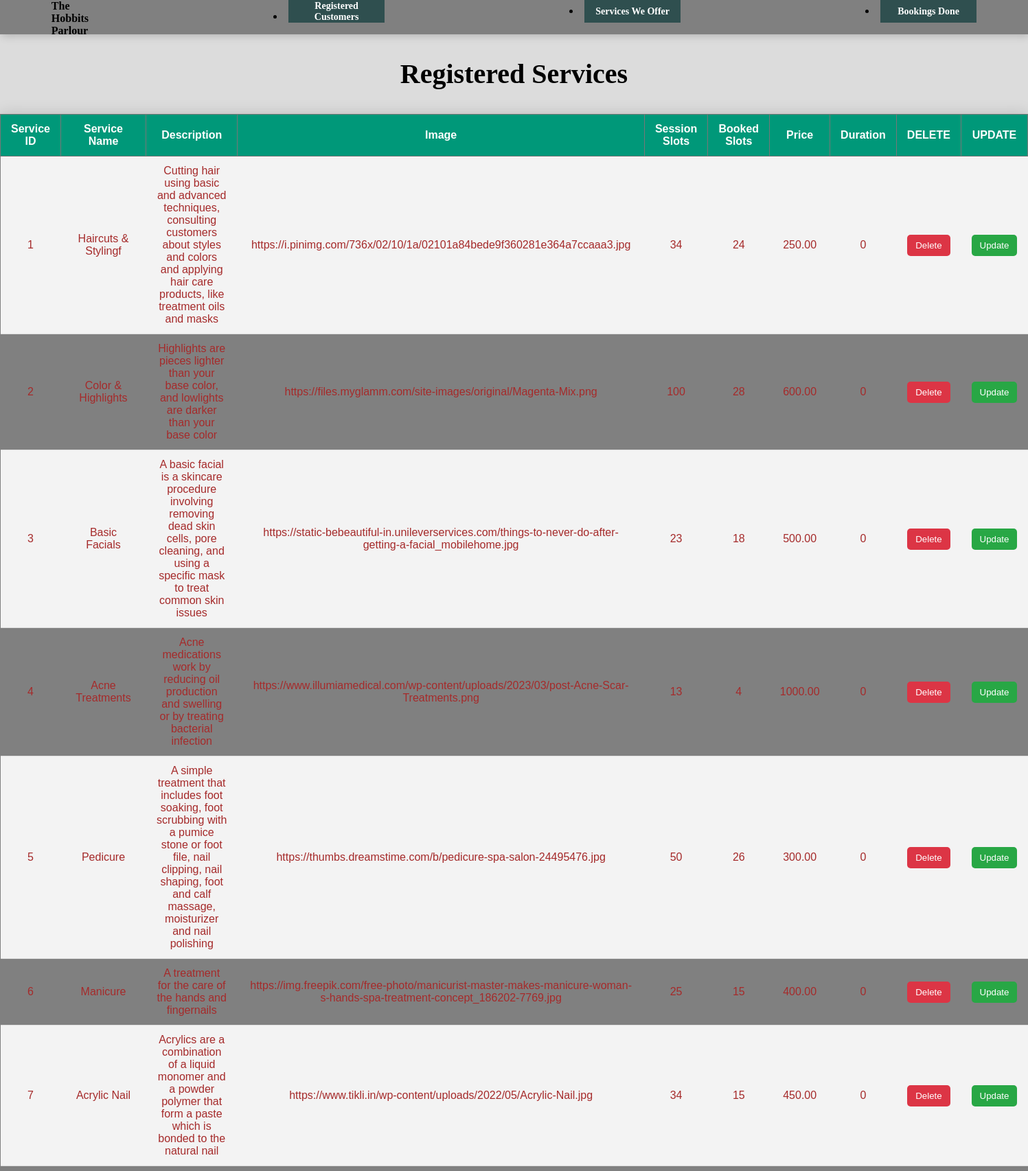
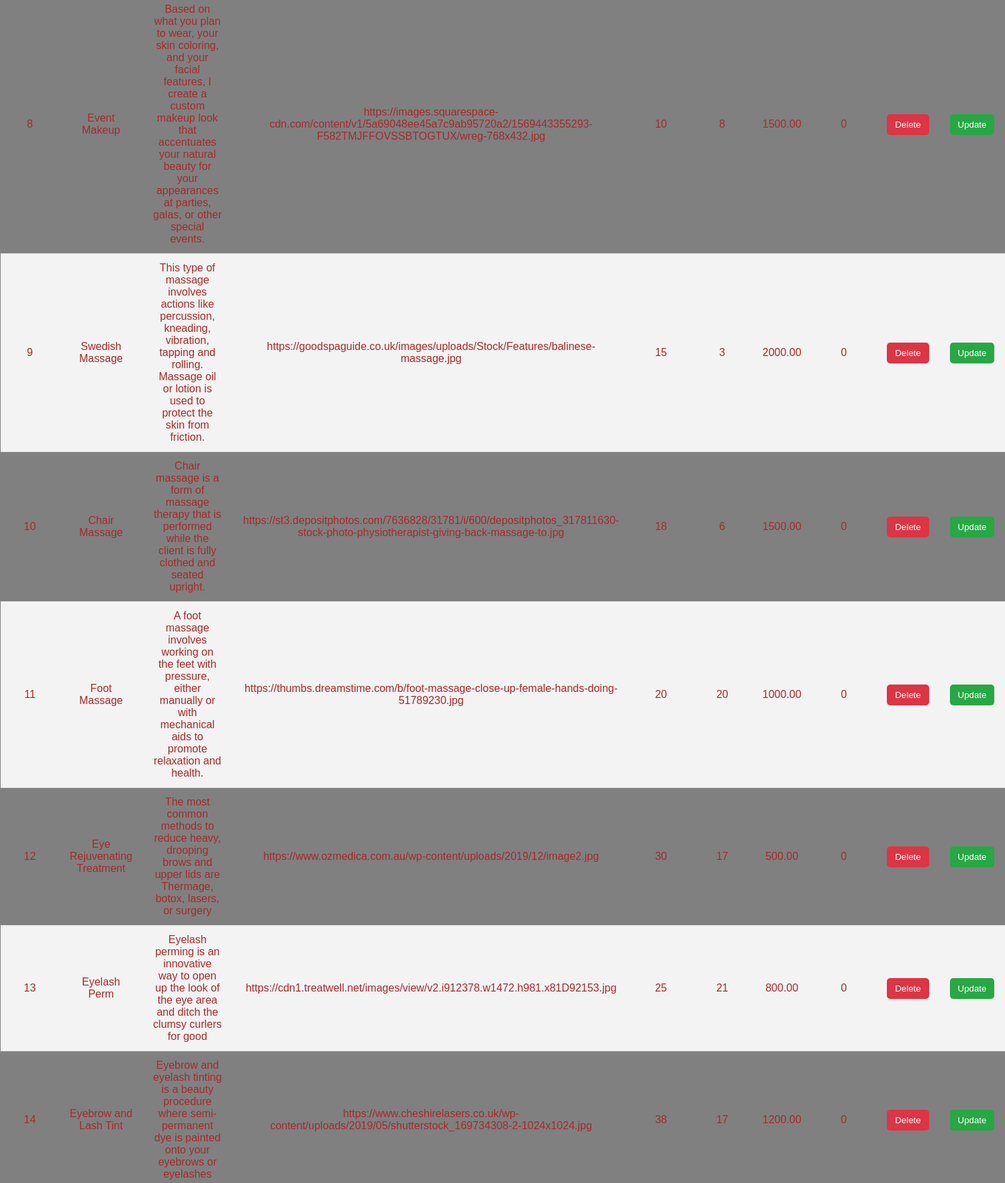
Screenshot of /admin/services.php (upper part) with the database file from the repository (2 pictures, top to bottom).
### tables this page shows
CREATE TABLE `services` (
  `id` int(11) NOT NULL,
  `service_name` varchar(255) NOT NULL,
  `description` text DEFAULT NULL,
  `image` varchar(255) DEFAULT NULL,
  `session_slots` int(11) NOT NULL,
  `booked_slots` int(11) NOT NULL,
  `price` decimal(10,2) NOT NULL,
  `duration` int(11) NOT NULL
);

### admin/services.php (the view, shortened to what this page needs)
<?php
include "connections.php";
?>
<!DOCTYPE html>
<html lang="en">
<head>
    <link rel="stylesheet" type="text/css" href="index.css"/>
</head>
<body>
     <nav>
        <div class="logo">
            <a onmouseover="style.color='red'" onmouseout="style.color='black'">
                <b>The <br> Hobbits <br> Parlour</b>
            </a>
        </div>
        <li><button onclick="document.location='users.php'">Registered Customers</button></li>
        <li><button onclick="document.location='services.php'">Services We Offer</button></li>
        <li><button onclick="document.location='bookings.php'">Bookings Done</button></li>
    </nav>
    <h2>Registered Services</h2>
    <table id="table1">
        <tr>
            <th>Service ID</th>
            <th>Service Name</th>
            <th>Description</th>
            <th>Image</th>
            <th>Session Slots</th>
            <th>Booked Slots</th>
            <th>Price</th>
            <th>Duration</th>
            <th>DELETE</th>
            <th>UPDATE</th>
        </tr>
        <?php
        $query = "SELECT * FROM services;";
        $result = mysqli_query($conn, $query);
        $resultCheck = mysqli_num_rows($result);
        if ($resultCheck > 0) {
            while ($row = mysqli_fetch_assoc($result)) {
                echo "<tr><td>"
                    . htmlspecialchars($row['id']) . "</td><td>"
                    . htmlspecialchars($row['service_name']) . "</td><td>"
                    . htmlspecialchars($row['description']) . "</td><td>"
                    . htmlspecialchars($row['image']) . "</td><td>"
                    . htmlspecialchars($row['session_slots']) . "</td><td>"
                    . htmlspecialchars($row['booked_slots']) . "</td><td>"
                    . htmlspecialchars($row['price']) . "</td><td>"
                    . htmlspecialchars($row['duration']) . "</td><td>";
                echo "<form action='./deleteservices.php' method='POST' onsubmit='return confirmDelete();'>
                    <input type='hidden' name='service_id' value='" . htmlspecialchars($row['id']) . "'>
                    <button type='submit' name='delete' class='action-btn delete-btn'>Delete</button>
                </form></td><td>";
                echo "<form action='./update_service.php' method='POST'>
                    <input type='hidden' name='service_id' value='" . htmlspecialchars($row['id']) . "'>
                    <button type='submit' name='edit' class='action-btn'>Update</button>
                </form></td></tr>";
            }
        } else {
            echo "<tr><td colspan='10'>No services found</td></tr>";
        }
        ?>
    </table>
    <br>
</body>
</html>

### admin/index.css (style rules this page uses)
body { background-color: gainsboro; margin: 0px; padding: 0px; }
nav { display: flex; justify-content: space-between; align-items: right; height: 50px; background-color: grey; box-shadow: 2px 2px 12px rgba(0, 0, 0, 0.2); padding: 0px 5%; }
nav button { width: 140px; height: 33px; font-family: calibri; font-weight: bold; font-size: 14px; outline-offset: inherit; background-color: darkslategray; color: white; border: none; }
h2 { font-size: 40px; font-weight: bolder; color: black; line-height: 50px; text-align: center; }
table { background-color:grey; border-collapse: collapse; }
table#table1 { border: 1; }
td { border: 1px blanchedalmond; padding: 0.5rem; text-align: center; color:brown; }
th { border: 1px solid #777; padding: 0.5rem; text-align: center; }

### admin/services.php (style rules this page uses)
table { width: 100%; border-collapse: collapse; margin: 25px 0; font-size: 1em; font-family: 'Arial', sans-serif; min-width: 400px; box-shadow: 0 0 20px rgba(0, 0, 0, 0.15); }
th, td { padding: 12px 15px; text-align: center; }
th { background-color: #009879; color: #ffffff; }
tr { border-bottom: 1px solid #dddddd; }
tr:nth-of-type(even) { background-color: #f3f3f3; }
.action-btn { padding: 8px 12px; background-color: #28a745; color: white; border: none; border-radius: 5px; cursor: pointer; text-decoration: none; }
.delete-btn { background-color: #dc3545; }

### rows the page displays
services: id "1", service_name "Haircuts & Stylingf", description "Cutting hair using basic and advanced techniques, consulting customers about styles and colors and applying hair care products, like treatment oils and masks", image "https://i.pinimg.com/736x/02/10/1a/02101a84bede9f360281e364a7ccaaa3.jpg", session_slots "34", booked_slots "24", price "250.00", duration "0"
services: id "2", service_name "Color & Highlights", description "Highlights are pieces lighter than your base color, and lowlights are darker than your base color", image "https://files.myglamm.com/site-images/original/Magenta-Mix.png", session_slots "100", booked_slots "28", price "600.00", duration "0"
services: id "3", service_name "Basic Facials", description "A basic facial is a skincare procedure involving removing dead skin cells, pore cleaning, and using a specific mask to treat common skin issues", image "https://static-bebeautiful-in.unileverservices.com/things-to-never-do-after-getting-a-facial_mobilehome.jpg", session_slots "23", booked_slots "18", price "500.00", duration "0"
services: id "4", service_name "Acne Treatments", description "Acne medications work by reducing oil production and swelling or by treating bacterial infection", image "https://www.illumiamedical.com/wp-content/uploads/2023/03/post-Acne-Scar-Treatments.png", session_slots "13", booked_slots "4", price "1000.00", duration "0"
services: id "5", service_name "Pedicure", description "A simple treatment that includes foot soaking, foot scrubbing with a pumice stone or foot file, nail clipping, nail shaping, foot and calf massage, moisturizer and nail polishing", image "https://thumbs.dreamstime.com/b/pedicure-spa-salon-24495476.jpg", session_slots "50", booked_slots "26", price "300.00", duration "0"
services: id "6", service_name "Manicure", description "A treatment for the care of the hands and fingernails", image "https://img.freepik.com/free-photo/manicurist-master-makes-manicure-woman-s-hands-spa-treatment-concept_186202-7769.jpg", session_slots "25", booked_slots "15", price "400.00", duration "0"
services: id "7", service_name "Acrylic Nail", description "Acrylics are a combination of a liquid monomer and a powder polymer that form a paste which is bonded to the natural nail", image "https://www.tikli.in/wp-content/uploads/2022/05/Acrylic-Nail.jpg", session_slots "34", booked_slots "15", price "450.00", duration "0"
services: id "8", service_name "Event Makeup", description "Based on what you plan to wear, your skin coloring, and your facial features, I create a custom makeup look that accentuates your natural beauty for your appearances at parties, galas, or other special events.", image "https://images.squarespace-cdn.com/content/v1/5a69048ee45a7c9ab95720a2/1569443355293-F582TMJFFOVSSBTOGTUX/wreg-768x432.jpg", session_slots "10", booked_slots "8", price "1500.00", duration "0"
services: id "9", service_name "Swedish Massage", description "This type of massage involves actions like percussion, kneading, vibration, tapping and rolling. Massage oil or lotion is used to protect the skin from friction.", image "https://goodspaguide.co.uk/images/uploads/Stock/Features/balinese-massage.jpg", session_slots "15", booked_slots "3", price "2000.00", duration "0"
services: id "10", service_name "Chair Massage", description "Chair massage is a form of massage therapy that is performed while the client is fully clothed and seated upright.", image "https://st3.depositphotos.com/7636828/31781/i/600/depositphotos_317811630-stock-photo-physiotherapist-giving-back-massage-to.jpg", session_slots "18", booked_slots "6", price "1500.00", duration "0"
services: id "11", service_name "Foot Massage", description "A foot massage involves working on the feet with pressure, either manually or with mechanical aids to promote relaxation and health.", image "https://thumbs.dreamstime.com/b/foot-massage-close-up-female-hands-doing-51789230.jpg", session_slots "20", booked_slots "20", price "1000.00", duration "0"
services: id "12", service_name "Eye Rejuvenating Treatment", description "The most common methods to reduce heavy, drooping brows and upper lids are Thermage, botox, lasers, or surgery", image "https://www.ozmedica.com.au/wp-content/uploads/2019/12/image2.jpg", session_slots "30", booked_slots "17", price "500.00", duration "0"
services: id "13", service_name "Eyelash Perm", description "Eyelash perming is an innovative way to open up the look of the eye area and ditch the clumsy curlers for good", image "https://cdn1.treatwell.net/images/view/v2.i912378.w1472.h981.x81D92153.jpg", session_slots "25", booked_slots "21", price "800.00", duration "0"
services: id "14", service_name "Eyebrow and Lash Tint", description "Eyebrow and eyelash tinting is a beauty procedure where semi-permanent dye is painted onto your eyebrows or eyelashes", image "https://www.cheshirelasers.co.uk/wp-content/uploads/2019/05/shutterstock_169734308-2-1024x1024.jpg", session_slots "38", booked_slots "17", price "1200.00", duration "0"
